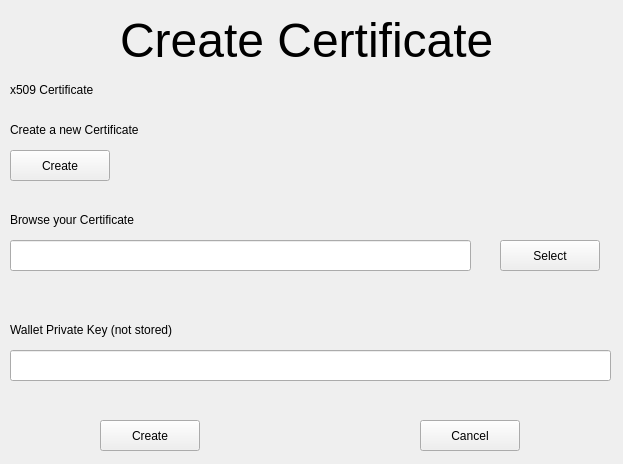
<?xml version="1.0" encoding="UTF-8"?>
<ui version="4.0">
 <class>create_certificate_window</class>
 <widget class="QWidget" name="create_certificate_window">
  <property name="geometry">
   <rect>
    <x>0</x>
    <y>0</y>
    <width>623</width>
    <height>464</height>
   </rect>
  </property>
  <property name="windowTitle">
   <string>Create Certificate</string>
  </property>
  <widget class="QLabel" name="create_title">
   <property name="geometry">
    <rect>
     <x>120</x>
     <y>10</y>
     <width>381</width>
     <height>61</height>
    </rect>
   </property>
   <property name="font">
    <font>
     <pointsize>36</pointsize>
    </font>
   </property>
   <property name="contextMenuPolicy">
    <enum>Qt::NoContextMenu</enum>
   </property>
   <property name="text">
    <string>Create Certificate</string>
   </property>
  </widget>
  <widget class="QPushButton" name="createcertif_button_2">
   <property name="geometry">
    <rect>
     <x>420</x>
     <y>420</y>
     <width>100</width>
     <height>31</height>
    </rect>
   </property>
   <property name="text">
    <string>Cancel</string>
   </property>
  </widget>
  <widget class="QLabel" name="createcertif_label_2">
   <property name="geometry">
    <rect>
     <x>10</x>
     <y>80</y>
     <width>111</width>
     <height>19</height>
    </rect>
   </property>
   <property name="text">
    <string>x509 Certificate</string>
   </property>
  </widget>
  <widget class="QPushButton" name="createcertif_button_1">
   <property name="geometry">
    <rect>
     <x>100</x>
     <y>420</y>
     <width>100</width>
     <height>31</height>
    </rect>
   </property>
   <property name="text">
    <string>Create</string>
   </property>
  </widget>
  <widget class="QLineEdit" name="createcertif_line_2">
   <property name="geometry">
    <rect>
     <x>10</x>
     <y>350</y>
     <width>601</width>
     <height>31</height>
    </rect>
   </property>
  </widget>
  <widget class="QLabel" name="createcertif_label_3">
   <property name="geometry">
    <rect>
     <x>10</x>
     <y>320</y>
     <width>211</width>
     <height>19</height>
    </rect>
   </property>
   <property name="text">
    <string>Wallet Private Key (not stored)</string>
   </property>
  </widget>
  <widget class="QLineEdit" name="createcertif_line_3">
   <property name="geometry">
    <rect>
     <x>10</x>
     <y>240</y>
     <width>461</width>
     <height>31</height>
    </rect>
   </property>
  </widget>
  <widget class="QPushButton" name="createcertif_button_3">
   <property name="geometry">
    <rect>
     <x>500</x>
     <y>240</y>
     <width>100</width>
     <height>31</height>
    </rect>
   </property>
   <property name="text">
    <string>Select</string>
   </property>
  </widget>
  <widget class="QLabel" name="createcertif_label_4">
   <property name="geometry">
    <rect>
     <x>10</x>
     <y>210</y>
     <width>131</width>
     <height>19</height>
    </rect>
   </property>
   <property name="font">
    <font>
     <pointsize>9</pointsize>
    </font>
   </property>
   <property name="text">
    <string>Browse your Certificate</string>
   </property>
  </widget>
  <widget class="QPushButton" name="createcertif_button_4">
   <property name="geometry">
    <rect>
     <x>10</x>
     <y>150</y>
     <width>100</width>
     <height>31</height>
    </rect>
   </property>
   <property name="text">
    <string>Create</string>
   </property>
  </widget>
  <widget class="QLabel" name="createcertif_label_5">
   <property name="geometry">
    <rect>
     <x>10</x>
     <y>120</y>
     <width>131</width>
     <height>19</height>
    </rect>
   </property>
   <property name="font">
    <font>
     <pointsize>9</pointsize>
    </font>
   </property>
   <property name="text">
    <string>Create a new Certificate</string>
   </property>
  </widget>
 </widget>
 <resources/>
 <connections/>
</ui>
